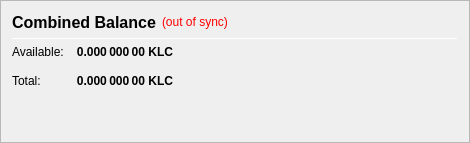
                   <widget class="QFrame" name="frame_CombinedBalances">
                    <property name="minimumSize">
                     <size>
                      <width>470</width>
                      <height>0</height>
                     </size>
                    </property>
                    <property name="frameShape">
                     <enum>QFrame::StyledPanel</enum>
                    </property>
                    <property name="frameShadow">
                     <enum>QFrame::Raised</enum>
                    </property>
                    <layout class="QVBoxLayout" name="verticalLayout_5">
                     <item>
                      <layout class="QHBoxLayout" name="horizontalLayout_5" stretch="0,0,0">
                       <item>
                        <widget class="QLabel" name="label_5z">
                         <property name="minimumSize">
                          <size>
                           <width>0</width>
                           <height>20</height>
                          </size>
                         </property>
                         <property name="font">
                          <font>
                           <pointsize>12</pointsize>
                           <weight>75</weight>
                           <bold>true</bold>
                          </font>
                         </property>
                         <property name="toolTip">
                          <string>Combined Balance (including unconfirmed and immature coins)</string>
                         </property>
                         <property name="text">
                          <string>Combined Balance</string>
                         </property>
                        </widget>
                       </item>
                       <item>
                        <widget class="QLabel" name="labelWalletStatus">
                         <property name="cursor">
                          <cursorShape>WhatsThisCursor</cursorShape>
                         </property>
                         <property name="toolTip">
                          <string>The displayed information may be out of date. Your wallet automatically synchronizes with the Kalkicoin network after a connection is established, but this process has not completed yet.</string>
                         </property>
                         <property name="styleSheet">
                          <string notr="true">QLabel { color: red; }</string>
                         </property>
                         <property name="text">
                          <string notr="true">(out of sync)</string>
                         </property>
                         <property name="alignment">
                          <set>Qt::AlignLeading|Qt::AlignLeft|Qt::AlignVCenter</set>
                         </property>
                        </widget>
                       </item>
                       <item>
                        <spacer name="horizontalSpacer_1">
                         <property name="orientation">
                          <enum>Qt::Horizontal</enum>
                         </property>
                         <property name="sizeHint" stdset="0">
                          <size>
                           <width>40</width>
                           <height>20</height>
                          </size>
                         </property>
                        </spacer>
                       </item>
                      </layout>
                     </item>
                     <item>
                      <widget class="Line" name="line_CombinedBalance">
                       <property name="minimumSize">
                        <size>
                         <width>0</width>
                         <height>1</height>
                        </size>
                       </property>
                       <property name="maximumSize">
                        <size>
                         <width>16777215</width>
                         <height>1</height>
                        </size>
                       </property>
                       <property name="orientation">
                        <enum>Qt::Horizontal</enum>
                       </property>
                      </widget>
                     </item>
                     <item>
                      <layout class="QGridLayout" name="gridLayout_3">
                       <property name="spacing">
                        <number>12</number>
                       </property>
                       <item row="1" column="0">
                        <widget class="QLabel" name="labelBalanceTextz">
                         <property name="text">
                          <string>Available:</string>
                         </property>
                        </widget>
                       </item>
                       <item row="1" column="1">
                        <widget class="QLabel" name="labelBalancez">
                         <property name="font">
                          <font>
                           <weight>75</weight>
                           <bold>true</bold>
                          </font>
                         </property>
                         <property name="cursor">
                          <cursorShape>IBeamCursor</cursorShape>
                         </property>
                         <property name="toolTip">
                          <string>Your current spendable balance</string>
                         </property>
                         <property name="text">
                          <string notr="true">0.000 000 00 KLC</string>
                         </property>
                         <property name="alignment">
                          <set>Qt::AlignRight|Qt::AlignTrailing|Qt::AlignVCenter</set>
                         </property>
                         <property name="textInteractionFlags">
                          <set>Qt::LinksAccessibleByMouse|Qt::TextSelectableByKeyboard|Qt::TextSelectableByMouse</set>
                         </property>
                        </widget>
                       </item>
                       <item row="2" column="0">
                        <widget class="QLabel" name="labelTotalTextz">
                         <property name="text">
                          <string>Total:</string>
                         </property>
                        </widget>
                       </item>
                       <item row="2" column="1">
                        <widget class="QLabel" name="labelTotalz">
                         <property name="font">
                          <font>
                           <weight>75</weight>
                           <bold>true</bold>
                          </font>
                         </property>
                         <property name="cursor">
                          <cursorShape>IBeamCursor</cursorShape>
                         </property>
                         <property name="toolTip">
                          <string>Total Balance, including all unavailable coins.</string>
                         </property>
                         <property name="text">
                          <string notr="true">0.000 000 00 KLC</string>
                         </property>
                         <property name="alignment">
                          <set>Qt::AlignRight|Qt::AlignTrailing|Qt::AlignVCenter</set>
                         </property>
                         <property name="textInteractionFlags">
                          <set>Qt::LinksAccessibleByMouse|Qt::TextSelectableByKeyboard|Qt::TextSelectableByMouse</set>
                         </property>
                        </widget>
                       </item>
                       <item row="2" column="3">
                        <spacer name="horizontalSpacer_2">
                         <property name="orientation">
                          <enum>Qt::Horizontal</enum>
                         </property>
                         <property name="sizeHint" stdset="0">
                          <size>
                           <width>40</width>
                           <height>20</height>
                          </size>
                         </property>
                        </spacer>
                       </item>
                      </layout>
                     </item>
                     <item>
                      <spacer name="verticalSpacer_1">
                       <property name="orientation">
                        <enum>Qt::Vertical</enum>
                       </property>
                       <property name="sizeHint" stdset="0">
                        <size>
                         <width>20</width>
                         <height>40</height>
                        </size>
                       </property>
                      </spacer>
                     </item>
                    </layout>
                   </widget>
